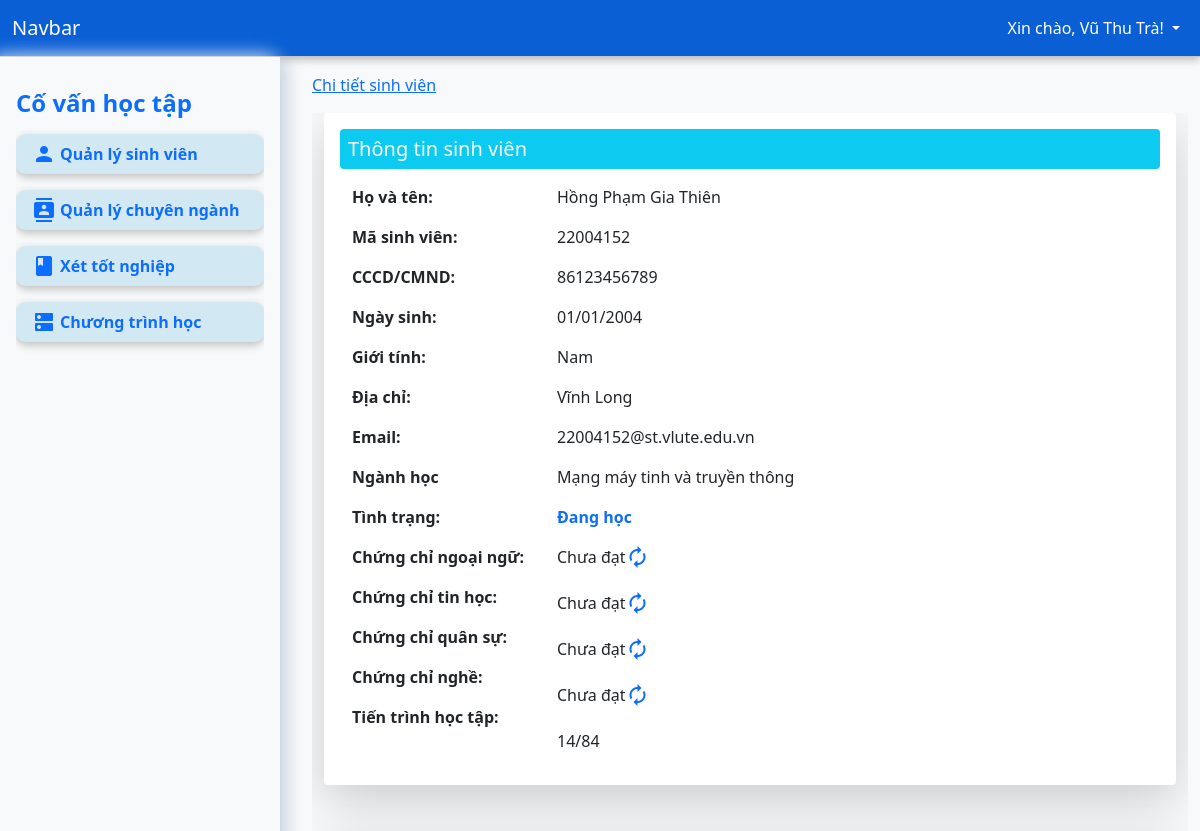
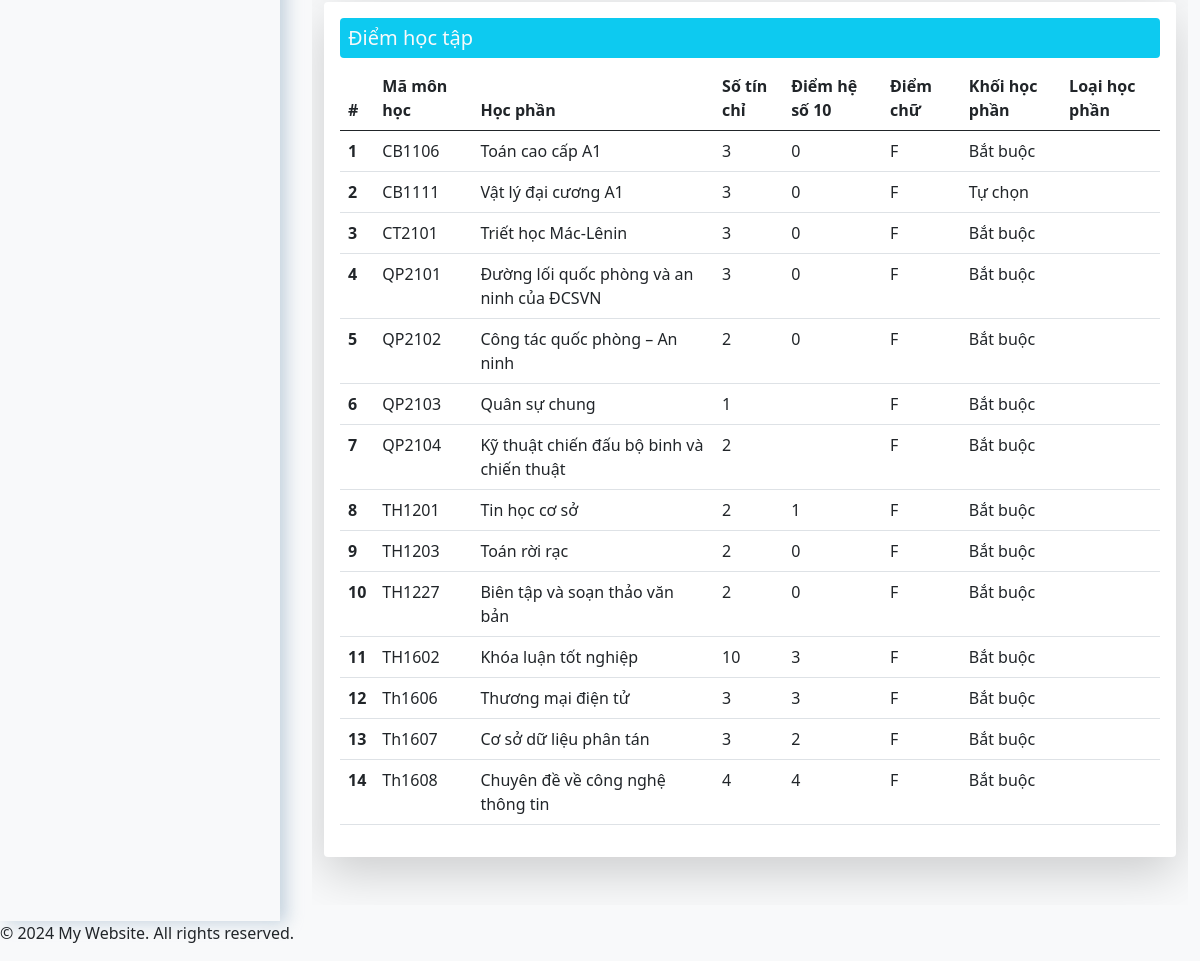
The app's page /?page=detail&student_code=22004152 (signed in) with its own data (2 pictures, top to bottom).
### tables this page shows
CREATE TABLE `grades` (
  `id` int(11) NOT NULL,
  `student_code` varchar(50) NOT NULL,
  `grade` longtext NOT NULL,
  `language` enum('Đạt','Chưa đạt') DEFAULT 'Chưa đạt',
  `infomatic` enum('Đạt','Chưa đạt') DEFAULT 'Chưa đạt',
  `military` enum('Đạt','Chưa đạt') DEFAULT 'Chưa đạt',
  `practising` enum('Đạt','Chưa đạt') DEFAULT 'Chưa đạt',
  `created_at` datetime DEFAULT current_timestamp()
);

CREATE TABLE `students` (
  `id` int(11) NOT NULL,
  `student_code` varchar(50) NOT NULL,
  `full_name` varchar(255) NOT NULL,
  `identity` varchar(255) NOT NULL,
  `dob` date DEFAULT NULL,
  `gender` enum('Nam','Nữ','Khác') NOT NULL DEFAULT 'Nam',
  `address` varchar(255) NOT NULL,
  `email` varchar(255) DEFAULT NULL,
  `major` varchar(50) NOT NULL,
  `status` enum('Đang học','Tạm dừng học','Đã tốt nghiệp','Nghỉ học','Buộc thôi học') DEFAULT 'Đang học',
  `created_at` datetime DEFAULT current_timestamp()
);

CREATE TABLE `majors` (
  `id` int(11) NOT NULL,
  `major_code` varchar(50) NOT NULL,
  `major_name` varchar(255) NOT NULL,
  `courses` text DEFAULT NULL
);

### app/controller/DetailController.php (called while the page is built, shortened)
<?php
class DetailController
{
    private $conn;
    public function __construct($conn)
    {
        $this->conn = $conn;
    }
    function index($student_code)
    {
        $student_code = mysqli_real_escape_string($this->conn, $student_code);
        $query = "
        SELECT
        s.*,
        g.grade AS grades,
        g.language as language,
        g.infomatic as infomatic,
        g.military as military,
        g.practising as practising
        FROM students s
        LEFT JOIN grades g ON s.student_code = g.student_code
        WHERE s.student_code = '$student_code'
        ";
        $result = mysqli_query($this->conn, $query);
        $row = mysqli_fetch_assoc($result);
        $grade_courses_count = $row['grades'] ? count(json_decode($row['grades'], true)) : 0;
        $courses_query = "SELECT COUNT(*) as total_courses FROM courses";
        $courses_result = mysqli_query($this->conn, $courses_query);
        $courses_row = mysqli_fetch_assoc($courses_result);
        $total_courses_count = $courses_row['total_courses'];
        $row['grade_courses_count'] = $grade_courses_count;
        $row['total_courses_count'] = $total_courses_count;
        $course_grade = [];
        if ($row['grades']) {
            $grades = json_decode($row['grades'], true);
            foreach ($grades as $course_code => $grade) {
                $course_query = "SELECT course_name, credits, optional, accumulation FROM courses WHERE course_code = '$course_code'";
                $course_result = mysqli_query($this->conn, $course_query);
                $course_row = mysqli_fetch_assoc($course_result);
                $course_grade[] = [
                    'course_code' => $course_code,
                    'course_name' => $course_row['course_name'],
                    'credits' => $course_row['credits'],
                    'grade' => $grade,
                    'credits' => $course_row['credits'],
                    'optional' => $course_row['optional'],
                    'accumulation' => $course_row['accumulation']
                ];
            }
        }
        $row['course_grades'] = $course_grade;
        return $row;
    }
}

### app/views/pages/detail.php (the view)
<?php
require_once "/xampp/htdocs/app/controller/DetailController.php";
$detailController = new DetailController($conn);
$student_code = $_GET['student_code'];
$students = $detailController->index($student_code);
?>
<nav aria-label="Page navigation">
    <div class="container overflow-hidden">
        <div class="row shadow-lg p-3 mb-5 bg-body rounded">
            <h5 class="bg-info p-2 text-light rounded">Thông tin sinh viên</h5>
            <div class="col-6 col-md-3 mt-2">
                <p class="fw-bold">Họ và tên:</p>
                <p class="fw-bold">Mã sinh viên:</p>
                <p class="fw-bold">CCCD/CMND:</p>
                <p class="fw-bold">Ngày sinh:</p>
                <p class="fw-bold">Giới tính:</p>
                <p class="fw-bold">Địa chỉ:</p>
                <p class="fw-bold">Email:</p>
                <p class="fw-bold">Ngành học</p>
                <p class="fw-bold">Tình trạng:</p>
                <p class="fw-bold">Chứng chỉ ngoại ngữ:</p>
                <p class="fw-bold">Chứng chỉ tin học:</p>
                <p class="fw-bold">Chứng chỉ quân sự:</p>
                <p class="fw-bold">Chứng chỉ nghề:</p>
                <p class="fw-bold">Tiến trình học tập:</p>
            </div>
            <div class="col-6 col-md-9 mt-2">
                <p><?php echo $students['full_name']; ?></p>
                <p><?php echo $students['student_code']; ?></p>
                <p><?php echo $students['identity']; ?></p>
                <p><?php
                    $dob = $students['dob'];
                    $formatted_dob = DateTime::createFromFormat('Y-m-d', $dob)->format('d/m/Y');
                    echo $formatted_dob; ?>
                </p>
                <p><?php echo $students['gender']; ?></p>
                <p><?php echo $students['address']; ?></p>
                <p><?php echo $students['email']; ?></p>
                <p>
                    <?php
                    $major_code = $students['major'];
                    $query = "Select major_name from majors where major_code = '$major_code'";
                    $result = mysqli_query($conn, $query);
                    if ($result && mysqli_num_rows($result) > 0) {
                        $row = mysqli_fetch_assoc($result);
                        echo $row['major_name'];
                    } else {
                        echo "";
                    }
                    ?>
                </p>
                <p class="<?php
                            if ($students['status'] == 'Đã tốt nghiệp') {
                                echo 'text-success';
                            } else if ($students['status'] == 'Thôi học  ') {
                                echo 'text-danger';
                            } else {
                                echo 'text-primary';
                            }
                            ?> fw-bold"><?php echo $students['status'] ?></p>
                <p class="d-flex">
                    <?php echo isset($students['language']) ? $students['language'] : "Chưa đạt"; ?>
                    <a type="button" href="/app/controller/GraduateController.php?cert=language&student_code=<?php echo $students['student_code']; ?>&status=<?php echo $students['language']; ?>"><i class="material-icons">autorenew</i></a>
                </p>
                <p class="d-flex">
                    <?php echo isset($students['infomatic']) ? $students['infomatic'] : "Chưa đạt"; ?>
                    <a type="button" href="/app/controller/GraduateController.php?cert=infomatic&student_code=<?php echo $students['student_code']; ?>&status=<?php echo $students['infomatic']; ?>"><i class="material-icons">autorenew</i></a>
                </p>
                <p class="d-flex">
                    <?php echo isset($students['military']) ? $students['military'] : "Chưa đạt"; ?>
                    <a type="button" href="/app/controller/GraduateController.php?cert=military&student_code=<?php echo $students['student_code']; ?>&status=<?php echo $students['military']; ?>"><i class="material-icons">autorenew</i></a>
                </p>
                <p class="d-flex">
                    <?php echo isset($students['practising']) ? $students['practising'] : "Chưa đạt"; ?>
                    <a type="button" href="/app/controller/GraduateController.php?cert=practising&student_code=<?php echo $students['student_code']; ?>&status=<?php echo $students['practising']; ?>"><i class="material-icons">autorenew</i></a>
                </p>
                <p><?php echo $students['grade_courses_count'] . "/" . $students['total_courses_count']; ?></p>
            </div>
        </div>
        <div class="row shadow-lg p-3 mb-5 bg-body rounded">
            <h5 class="bg-info p-2 text-light rounded">Điểm học tập</h5>
            <table class="table">
                <thead>
                    <tr>
                        <th scope="col">#</th>
                        <th scope="col">Mã môn học</th>
                        <th scope="col">Học phần</th>
                        <th scope="col">Số tín chỉ</th>
                        <th scope="col">Điểm hệ số 10</th>
                        <th scope="col">Điểm chữ</th>
                        <th scope="col">Khối học phần</th>
                        <th scope="col">Loại học phần</th>
                    </tr>
                </thead>
                <tbody>
                    <?php foreach ($students['course_grades'] as $index => $course_grade): ?>
                        <tr>
                            <th scope="row"><?php echo $index + 1; ?></th>
                            <td><?php echo htmlspecialchars($course_grade['course_code']); ?></td>
                            <td><?php echo htmlspecialchars($course_grade['course_name']); ?></td>
                            <td><?php echo htmlspecialchars($course_grade['credits']); ?></td>
                            <td><?php echo htmlspecialchars($course_grade['grade']); ?></td>
                            <td><?php
                                if ($course_grade['grade'] >= 9) {
                                    echo 'A';
                                } elseif ($course_grade['grade'] >= 8) {
                                    echo 'B';
                                } elseif ($course_grade['grade'] >= 6.5) {
                                    echo 'C';
                                } elseif ($course_grade['grade'] >= 5) {
                                    echo 'D';
                                } else {
                                    echo 'F';
                                }
                                ?>
                            </td>
                            <td><?php echo htmlspecialchars($course_grade['optional']); ?></td>
                            <td><?php echo htmlspecialchars($course_grade['accumulation']); ?></td>
                        </tr>
                    <?php endforeach; ?>
                </tbody>
            </table>
        </div>
    </div>
</nav>

### records on screen
grades: students.full_name "Hồng Phạm Gia Thiên", students.student_code "22004152", students.identity "86123456789", students.dob "01/01/2004", students.gender "Nam", students.address "Vĩnh Long", students.email "22004152@st.vlute.edu.vn", students.status "Đang học", language "Chưa đạt", infomatic "Chưa đạt", military "Chưa đạt", practising "Chưa đạt"
majors: major_name "Mạng máy tinh và truyền thông"

### other values on screen
$_SESSION['auth_user']['username'] "Vũ Thu Trà"
$page_titles[$_GET['page']] "Chi tiết sinh viên"
$students['grade_courses_count'] "14"
$students['total_courses_count'] "84"
$course_grade['course_code'] "CB1106"
$course_grade['course_name'] "Toán cao cấp A1"
$course_grade['credits'] "3"
$course_grade['grade'] "0"
$course_grade['optional'] "Bắt buộc"
$course_grade['course_code'] "CB1111"
$course_grade['course_name'] "Vật lý đại cương A1"
$course_grade['optional'] "Tự chọn"
$course_grade['course_code'] "CT2101"
$course_grade['course_name'] "Triết học Mác-Lênin"
$course_grade['course_code'] "QP2101"
